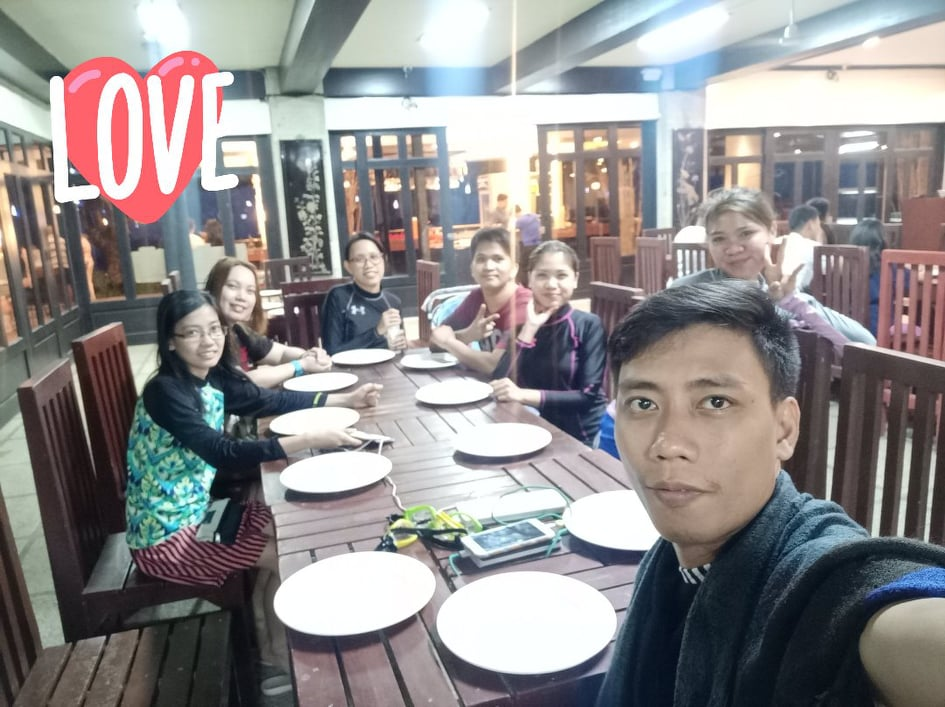
#> input picture Computer Vision - Object Detection with OpenCV and Python/Images/dinner.jpg, 945 x 707 px
$ jupyter execute Face_Detection.ipynb   (shell and % lines are left out)
#> lines starting #> are read from the running program, lines starting #| are printed output that depends on the picture
### Import Libraries

[cell 1]
import cv2
import numpy as np
import matplotlib.pyplot as plt

### Create Classifier

[cell 2]
face_classifier = cv2.CascadeClassifier(cv2.data.haarcascades + "Haarcascades/haarcascade_frontalface_default.xml")

### Open Image

[cell 3]
image = cv2.imread('Images/dinner.jpg')
#> image is the input picture: shape (707, 945, 3); mean B, G, R 140.2, 140, 143.2
fix_img = cv2.cvtColor(image,cv2.COLOR_BGR2RGB)
plt.imshow(fix_img)

### Detect Faces

[cell 4]
faces = face_classifier.detectMultiScale(image,1.7,10)
#> faces = [[590, 331, 200, 200]]

### No Faces Detected

[cell 5]
if faces is ():
    print('No faces found')

[cell 6]
def detect_face(fix_img):
    face_rects=face_classifier.detectMultiScale(fix_img)
#> face_rects = [[297, 201, 30, 30], [197, 399, 30, 30], [345, 241, 45, 45], [465, 241, 49, 49], [216, 269, 49, 49], [175, 309, 57, 57], [523, 253, 57, 57], [701, 214, 63, 63], [590, 330, 192, 192]]
    for (x,y,w,h) in face_rects:
        cv2.rectangle(fix_img,
                     (x,y),
                     (x+w,y+h),
                     (255,0,0),
                     10)
#> this loop made 9 passes
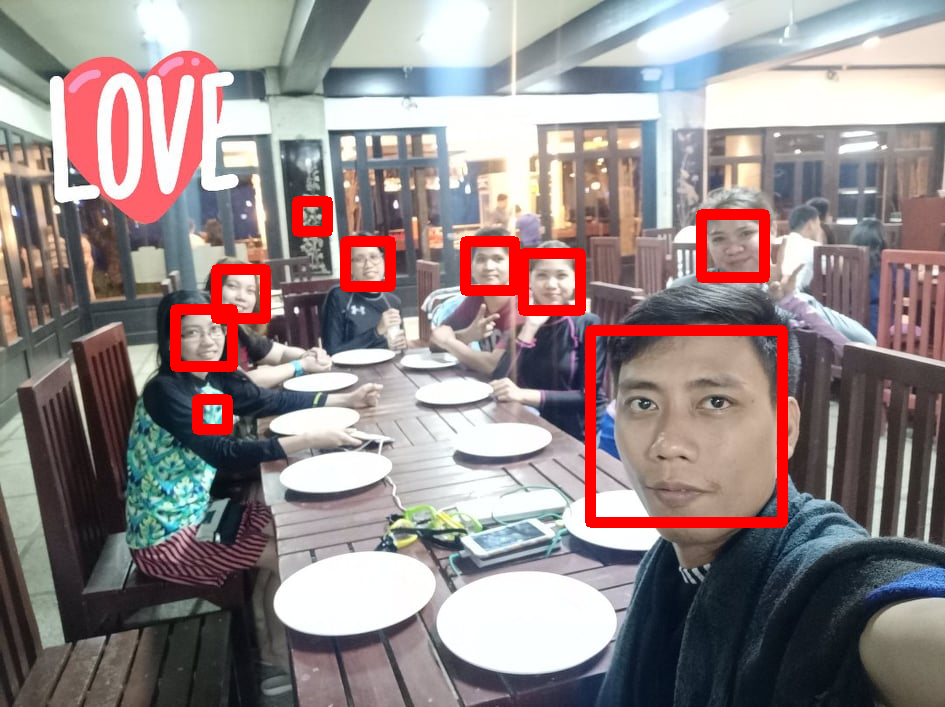
#> fix_img: shape (707, 945, 3); mean R, G, B 147.7, 135.3, 135.5
    return fix_img


$ run again, with Computer Vision - Object Detection with OpenCV and Python/Images/pccw1.jpg copied over Computer Vision - Object Detection with OpenCV and Python/Images/dinner.jpg
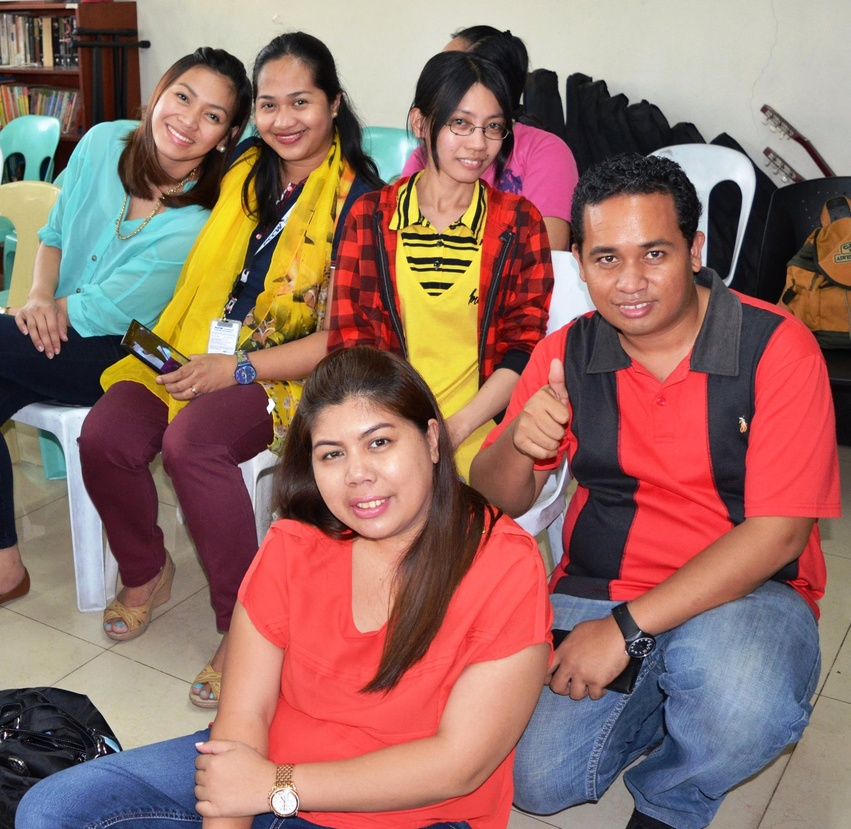
#> input picture Computer Vision - Object Detection with OpenCV and Python/Images/pccw1.jpg, 851 x 829 px, shrunk from 2048 x 1997 before the run
#> image is the input picture: shape (829, 851, 3); mean B, G, R 101.6, 110.5, 148
#> faces = [[443, 101, 69, 69], [572, 210, 118, 118], [297, 406, 118, 118]]
#> face_rects = [[436, 95, 81, 81], [509, 394, 60, 60], [241, 67, 92, 92], [570, 210, 119, 119], [295, 399, 127, 127]]
#> the loop in detect_face, `for (x,y,w,h) in face_rects:` made 5 passes
#> after the loop in detect_face, `for (x,y,w,h) in face_rects:`:
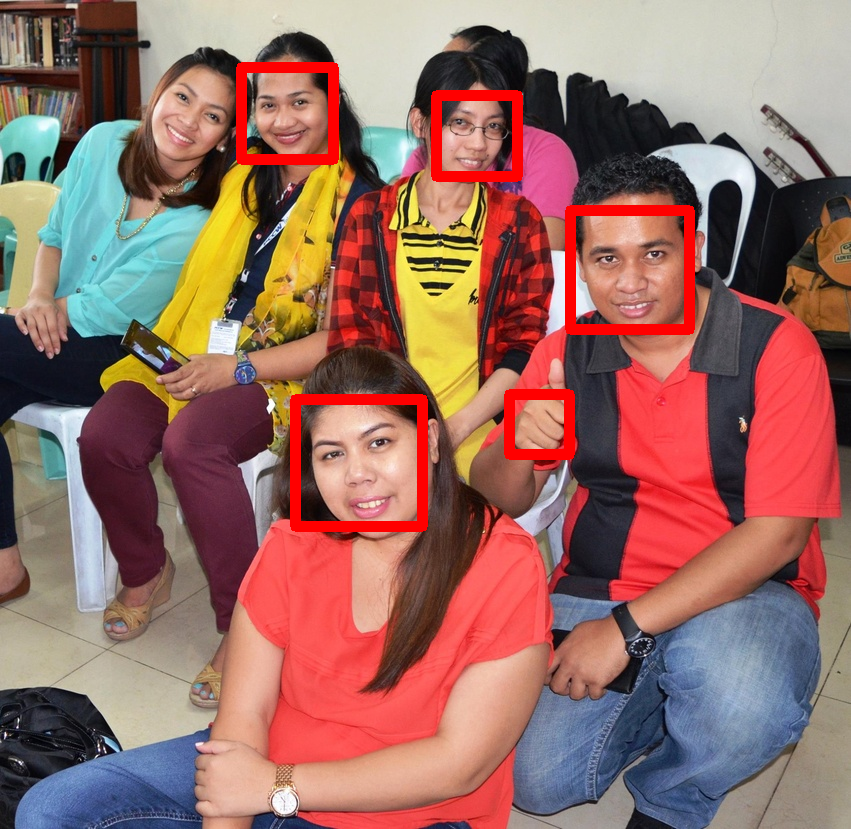
#> fix_img: shape (829, 851, 3); mean R, G, B 151.8, 107.9, 99.3
